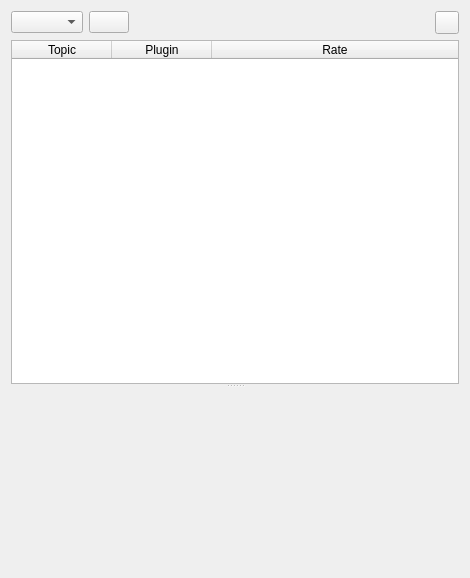
<?xml version="1.0" encoding="UTF-8"?>
<ui version="4.0">
 <class>ImageOverlay</class>
 <widget class="QWidget" name="ImageOverlay">
  <property name="geometry">
   <rect>
    <x>0</x>
    <y>0</y>
    <width>470</width>
    <height>578</height>
   </rect>
  </property>
  <property name="windowTitle">
   <string>Form</string>
  </property>
  <layout class="QVBoxLayout" name="verticalLayout">
   <item>
    <layout class="QHBoxLayout" name="horizontalLayout_4">
     <item>
      <widget class="QComboBox" name="image_topics_combo_box">
       <property name="sizeAdjustPolicy">
        <enum>QComboBox::AdjustToContents</enum>
       </property>
      </widget>
     </item>
     <item>
      <widget class="QPushButton" name="refresh_image_topics_button">
       <property name="text">
        <string/>
       </property>
       <property name="icon">
        <iconset theme="view-refresh">
         <normaloff>.</normaloff>.</iconset>
       </property>
      </widget>
     </item>
     <item>
      <spacer name="horizontalSpacer">
       <property name="orientation">
        <enum>Qt::Horizontal</enum>
       </property>
       <property name="sizeHint" stdset="0">
        <size>
         <width>40</width>
         <height>20</height>
        </size>
       </property>
      </spacer>
     </item>
     <item>
      <widget class="QToolButton" name="add_overlay_button">
       <property name="icon">
        <iconset theme="add">
         <normaloff>.</normaloff>.</iconset>
       </property>
       <property name="popupMode">
        <enum>QToolButton::InstantPopup</enum>
       </property>
      </widget>
     </item>
    </layout>
   </item>
   <item>
    <widget class="QSplitter" name="splitter">
     <property name="orientation">
      <enum>Qt::Vertical</enum>
     </property>
     <widget class="QTableWidget" name="plugin_topic_table">
      <property name="dragEnabled">
       <bool>false</bool>
      </property>
      <property name="dragDropMode">
       <enum>QAbstractItemView::NoDragDrop</enum>
      </property>
      <attribute name="horizontalHeaderStretchLastSection">
       <bool>true</bool>
      </attribute>
      <attribute name="verticalHeaderVisible">
       <bool>false</bool>
      </attribute>
      <attribute name="verticalHeaderDefaultSectionSize">
       <number>24</number>
      </attribute>
      <column>
       <property name="text">
        <string>Topic</string>
       </property>
      </column>
      <column>
       <property name="text">
        <string>Plugin</string>
       </property>
      </column>
      <column>
       <property name="text">
        <string>Rate</string>
       </property>
      </column>
     </widget>
     <widget class="RatioLayoutedFrame" name="image_frame">
      <property name="sizePolicy">
       <sizepolicy hsizetype="Expanding" vsizetype="Expanding">
        <horstretch>0</horstretch>
        <verstretch>0</verstretch>
       </sizepolicy>
      </property>
      <property name="minimumSize">
       <size>
        <width>100</width>
        <height>100</height>
       </size>
      </property>
     </widget>
    </widget>
   </item>
  </layout>
 </widget>
 <customwidgets>
  <customwidget>
   <class>RatioLayoutedFrame</class>
   <extends>QFrame</extends>
   <header>image_overlay/ratio_layouted_frame.hpp</header>
   <container>1</container>
  </customwidget>
 </customwidgets>
 <resources/>
 <connections/>
</ui>
